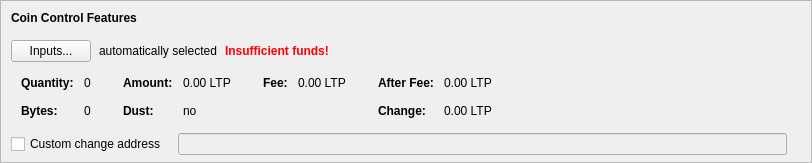
    <widget class="QFrame" name="frameCoinControl">
     <property name="sizePolicy">
      <sizepolicy hsizetype="Expanding" vsizetype="Expanding">
       <horstretch>0</horstretch>
       <verstretch>0</verstretch>
      </sizepolicy>
     </property>
     <property name="maximumSize">
      <size>
       <width>16777215</width>
       <height>16777215</height>
      </size>
     </property>
     <property name="frameShape">
      <enum>QFrame::StyledPanel</enum>
     </property>
     <property name="frameShadow">
      <enum>QFrame::Sunken</enum>
     </property>
     <layout class="QVBoxLayout" name="verticalLayoutCoinControl2">
      <property name="spacing">
       <number>0</number>
      </property>
      <property name="leftMargin">
       <number>0</number>
      </property>
      <property name="topMargin">
       <number>0</number>
      </property>
      <property name="rightMargin">
       <number>0</number>
      </property>
      <property name="bottomMargin">
       <number>6</number>
      </property>
      <item>
       <layout class="QVBoxLayout" name="verticalLayoutCoinControl" stretch="0,0,0,0,1">
        <property name="spacing">
         <number>0</number>
        </property>
        <property name="leftMargin">
         <number>10</number>
        </property>
        <property name="topMargin">
         <number>10</number>
        </property>
        <item>
         <layout class="QHBoxLayout" name="horizontalLayoutCoinControl1">
          <property name="bottomMargin">
           <number>15</number>
          </property>
          <item>
           <widget class="QLabel" name="labelCoinControlFeatures">
            <property name="sizePolicy">
             <sizepolicy hsizetype="Preferred" vsizetype="Maximum">
              <horstretch>0</horstretch>
              <verstretch>0</verstretch>
             </sizepolicy>
            </property>
            <property name="font">
             <font>
              <weight>75</weight>
              <bold>true</bold>
             </font>
            </property>
            <property name="styleSheet">
             <string notr="true">font-weight:bold;</string>
            </property>
            <property name="text">
             <string>Coin Control Features</string>
            </property>
           </widget>
          </item>
         </layout>
        </item>
        <item>
         <layout class="QHBoxLayout" name="horizontalLayoutCoinControl2" stretch="0,0,0,0">
          <property name="spacing">
           <number>8</number>
          </property>
          <property name="bottomMargin">
           <number>10</number>
          </property>
          <item>
           <widget class="QPushButton" name="pushButtonCoinControl">
            <property name="styleSheet">
             <string notr="true"/>
            </property>
            <property name="text">
             <string>Inputs...</string>
            </property>
            <property name="autoDefault">
             <bool>false</bool>
            </property>
           </widget>
          </item>
          <item>
           <widget class="QLabel" name="labelCoinControlAutomaticallySelected">
            <property name="text">
             <string>automatically selected</string>
            </property>
            <property name="margin">
             <number>5</number>
            </property>
           </widget>
          </item>
          <item>
           <widget class="QLabel" name="labelCoinControlInsuffFunds">
            <property name="font">
             <font>
              <weight>75</weight>
              <bold>true</bold>
             </font>
            </property>
            <property name="styleSheet">
             <string notr="true">color:red;font-weight:bold;</string>
            </property>
            <property name="text">
             <string>Insufficient funds!</string>
            </property>
            <property name="margin">
             <number>5</number>
            </property>
           </widget>
          </item>
          <item>
           <spacer name="horizontalSpacerCoinControl">
            <property name="orientation">
             <enum>Qt::Horizontal</enum>
            </property>
            <property name="sizeHint" stdset="0">
             <size>
              <width>40</width>
              <height>1</height>
             </size>
            </property>
           </spacer>
          </item>
         </layout>
        </item>
        <item>
         <widget class="QWidget" name="widgetCoinControl" native="true">
          <property name="sizePolicy">
           <sizepolicy hsizetype="Preferred" vsizetype="Preferred">
            <horstretch>0</horstretch>
            <verstretch>0</verstretch>
           </sizepolicy>
          </property>
          <property name="minimumSize">
           <size>
            <width>0</width>
            <height>0</height>
           </size>
          </property>
          <property name="styleSheet">
           <string notr="true"/>
          </property>
          <layout class="QHBoxLayout" name="horizontalLayoutCoinControl5">
           <property name="leftMargin">
            <number>0</number>
           </property>
           <property name="topMargin">
            <number>0</number>
           </property>
           <property name="rightMargin">
            <number>0</number>
           </property>
           <property name="bottomMargin">
            <number>0</number>
           </property>
           <item>
            <layout class="QHBoxLayout" name="horizontalLayoutCoinControl3" stretch="0,0,0,1">
             <property name="spacing">
              <number>20</number>
             </property>
             <property name="topMargin">
              <number>0</number>
             </property>
             <property name="bottomMargin">
              <number>10</number>
             </property>
             <item>
              <layout class="QFormLayout" name="formLayoutCoinControl1">
               <property name="horizontalSpacing">
                <number>10</number>
               </property>
               <property name="verticalSpacing">
                <number>14</number>
               </property>
               <property name="leftMargin">
                <number>10</number>
               </property>
               <property name="topMargin">
                <number>4</number>
               </property>
               <property name="rightMargin">
                <number>6</number>
               </property>
               <item row="0" column="0">
                <widget class="QLabel" name="labelCoinControlQuantityText">
                 <property name="font">
                  <font>
                   <weight>75</weight>
                   <bold>true</bold>
                  </font>
                 </property>
                 <property name="text">
                  <string>Quantity:</string>
                 </property>
                 <property name="margin">
                  <number>0</number>
                 </property>
                </widget>
               </item>
               <item row="0" column="1">
                <widget class="QLabel" name="labelCoinControlQuantity">
                 <property name="cursor">
                  <cursorShape>IBeamCursor</cursorShape>
                 </property>
                 <property name="contextMenuPolicy">
                  <enum>Qt::ActionsContextMenu</enum>
                 </property>
                 <property name="text">
                  <string notr="true">0</string>
                 </property>
                 <property name="margin">
                  <number>0</number>
                 </property>
                 <property name="textInteractionFlags">
                  <set>Qt::LinksAccessibleByMouse|Qt::TextSelectableByKeyboard|Qt::TextSelectableByMouse</set>
                 </property>
                </widget>
               </item>
               <item row="1" column="0">
                <widget class="QLabel" name="labelCoinControlBytesText">
                 <property name="font">
                  <font>
                   <weight>75</weight>
                   <bold>true</bold>
                  </font>
                 </property>
                 <property name="text">
                  <string>Bytes:</string>
                 </property>
                </widget>
               </item>
               <item row="1" column="1">
                <widget class="QLabel" name="labelCoinControlBytes">
                 <property name="cursor">
                  <cursorShape>IBeamCursor</cursorShape>
                 </property>
                 <property name="contextMenuPolicy">
                  <enum>Qt::ActionsContextMenu</enum>
                 </property>
                 <property name="text">
                  <string notr="true">0</string>
                 </property>
                 <property name="textInteractionFlags">
                  <set>Qt::LinksAccessibleByMouse|Qt::TextSelectableByKeyboard|Qt::TextSelectableByMouse</set>
                 </property>
                </widget>
               </item>
              </layout>
             </item>
             <item>
              <layout class="QFormLayout" name="formLayoutCoinControl2">
               <property name="horizontalSpacing">
                <number>10</number>
               </property>
               <property name="verticalSpacing">
                <number>14</number>
               </property>
               <property name="leftMargin">
                <number>6</number>
               </property>
               <property name="topMargin">
                <number>4</number>
               </property>
               <property name="rightMargin">
                <number>6</number>
               </property>
               <item row="0" column="0">
                <widget class="QLabel" name="labelCoinControlAmountText">
                 <property name="font">
                  <font>
                   <weight>75</weight>
                   <bold>true</bold>
                  </font>
                 </property>
                 <property name="text">
                  <string>Amount:</string>
                 </property>
                 <property name="margin">
                  <number>0</number>
                 </property>
                </widget>
               </item>
               <item row="0" column="1">
                <widget class="QLabel" name="labelCoinControlAmount">
                 <property name="cursor">
                  <cursorShape>IBeamCursor</cursorShape>
                 </property>
                 <property name="contextMenuPolicy">
                  <enum>Qt::ActionsContextMenu</enum>
                 </property>
                 <property name="text">
                  <string notr="true">0.00 LTP</string>
                 </property>
                 <property name="textInteractionFlags">
                  <set>Qt::LinksAccessibleByMouse|Qt::TextSelectableByKeyboard|Qt::TextSelectableByMouse</set>
                 </property>
                </widget>
               </item>
               <item row="1" column="0">
                <widget class="QLabel" name="labelCoinControlLowOutputText">
                 <property name="font">
                  <font>
                   <weight>75</weight>
                   <bold>true</bold>
                  </font>
                 </property>
                 <property name="text">
                  <string>Dust:</string>
                 </property>
                </widget>
               </item>
               <item row="1" column="1">
                <widget class="QLabel" name="labelCoinControlLowOutput">
                 <property name="cursor">
                  <cursorShape>IBeamCursor</cursorShape>
                 </property>
                 <property name="contextMenuPolicy">
                  <enum>Qt::ActionsContextMenu</enum>
                 </property>
                 <property name="text">
                  <string notr="true">no</string>
                 </property>
                 <property name="textInteractionFlags">
                  <set>Qt::LinksAccessibleByMouse|Qt::TextSelectableByKeyboard|Qt::TextSelectableByMouse</set>
                 </property>
                </widget>
               </item>
              </layout>
             </item>
             <item>
              <layout class="QFormLayout" name="formLayoutCoinControl3">
               <property name="horizontalSpacing">
                <number>10</number>
               </property>
               <property name="verticalSpacing">
                <number>14</number>
               </property>
               <property name="leftMargin">
                <number>6</number>
               </property>
               <property name="topMargin">
                <number>4</number>
               </property>
               <property name="rightMargin">
                <number>6</number>
               </property>
               <item row="0" column="0">
                <widget class="QLabel" name="labelCoinControlFeeText">
                 <property name="font">
                  <font>
                   <weight>75</weight>
                   <bold>true</bold>
                  </font>
                 </property>
                 <property name="text">
                  <string>Fee:</string>
                 </property>
                 <property name="margin">
                  <number>0</number>
                 </property>
                </widget>
               </item>
               <item row="0" column="1">
                <widget class="QLabel" name="labelCoinControlFee">
                 <property name="cursor">
                  <cursorShape>IBeamCursor</cursorShape>
                 </property>
                 <property name="contextMenuPolicy">
                  <enum>Qt::ActionsContextMenu</enum>
                 </property>
                 <property name="text">
                  <string notr="true">0.00 LTP</string>
                 </property>
                 <property name="textInteractionFlags">
                  <set>Qt::LinksAccessibleByMouse|Qt::TextSelectableByKeyboard|Qt::TextSelectableByMouse</set>
                 </property>
                </widget>
               </item>
              </layout>
             </item>
             <item>
              <layout class="QFormLayout" name="formLayoutCoinControl4">
               <property name="horizontalSpacing">
                <number>10</number>
               </property>
               <property name="verticalSpacing">
                <number>14</number>
               </property>
               <property name="leftMargin">
                <number>6</number>
               </property>
               <property name="topMargin">
                <number>4</number>
               </property>
               <property name="rightMargin">
                <number>6</number>
               </property>
               <item row="0" column="0">
                <widget class="QLabel" name="labelCoinControlAfterFeeText">
                 <property name="font">
                  <font>
                   <weight>75</weight>
                   <bold>true</bold>
                  </font>
                 </property>
                 <property name="text">
                  <string>After Fee:</string>
                 </property>
                 <property name="margin">
                  <number>0</number>
                 </property>
                </widget>
               </item>
               <item row="0" column="1">
                <widget class="QLabel" name="labelCoinControlAfterFee">
                 <property name="cursor">
                  <cursorShape>IBeamCursor</cursorShape>
                 </property>
                 <property name="contextMenuPolicy">
                  <enum>Qt::ActionsContextMenu</enum>
                 </property>
                 <property name="text">
                  <string notr="true">0.00 LTP</string>
                 </property>
                 <property name="textInteractionFlags">
                  <set>Qt::LinksAccessibleByMouse|Qt::TextSelectableByKeyboard|Qt::TextSelectableByMouse</set>
                 </property>
                </widget>
               </item>
               <item row="1" column="0">
                <widget class="QLabel" name="labelCoinControlChangeText">
                 <property name="font">
                  <font>
                   <weight>75</weight>
                   <bold>true</bold>
                  </font>
                 </property>
                 <property name="text">
                  <string>Change:</string>
                 </property>
                </widget>
               </item>
               <item row="1" column="1">
                <widget class="QLabel" name="labelCoinControlChange">
                 <property name="cursor">
                  <cursorShape>IBeamCursor</cursorShape>
                 </property>
                 <property name="contextMenuPolicy">
                  <enum>Qt::ActionsContextMenu</enum>
                 </property>
                 <property name="text">
                  <string notr="true">0.00 LTP</string>
                 </property>
                 <property name="textInteractionFlags">
                  <set>Qt::LinksAccessibleByMouse|Qt::TextSelectableByKeyboard|Qt::TextSelectableByMouse</set>
                 </property>
                </widget>
               </item>
              </layout>
             </item>
            </layout>
           </item>
          </layout>
         </widget>
        </item>
        <item>
         <layout class="QHBoxLayout" name="horizontalLayoutCoinControl4" stretch="0,0,0">
          <property name="spacing">
           <number>12</number>
          </property>
          <property name="sizeConstraint">
           <enum>QLayout::SetDefaultConstraint</enum>
          </property>
          <property name="topMargin">
           <number>5</number>
          </property>
          <property name="rightMargin">
           <number>5</number>
          </property>
          <item>
           <widget class="QCheckBox" name="checkBoxCoinControlChange">
            <property name="toolTip">
             <string>If this is activated, but the change address is empty or invalid, change will be sent to a newly generated address.</string>
            </property>
            <property name="text">
             <string>Custom change address</string>
            </property>
           </widget>
          </item>
          <item>
           <widget class="QValidatedLineEdit" name="lineEditCoinControlChange">
            <property name="enabled">
             <bool>false</bool>
            </property>
            <property name="sizePolicy">
             <sizepolicy hsizetype="Expanding" vsizetype="Fixed">
              <horstretch>0</horstretch>
              <verstretch>0</verstretch>
             </sizepolicy>
            </property>
           </widget>
          </item>
          <item>
           <widget class="QLabel" name="labelCoinControlChangeLabel">
            <property name="sizePolicy">
             <sizepolicy hsizetype="Preferred" vsizetype="Expanding">
              <horstretch>0</horstretch>
              <verstretch>0</verstretch>
             </sizepolicy>
            </property>
            <property name="minimumSize">
             <size>
              <width>0</width>
              <height>0</height>
             </size>
            </property>
            <property name="text">
             <string/>
            </property>
            <property name="margin">
             <number>3</number>
            </property>
           </widget>
          </item>
         </layout>
        </item>
        <item>
         <spacer name="verticalSpacerCoinControl">
          <property name="orientation">
           <enum>Qt::Vertical</enum>
          </property>
          <property name="sizeHint" stdset="0">
           <size>
            <width>800</width>
            <height>1</height>
           </size>
          </property>
         </spacer>
        </item>
       </layout>
      </item>
     </layout>
    </widget>
